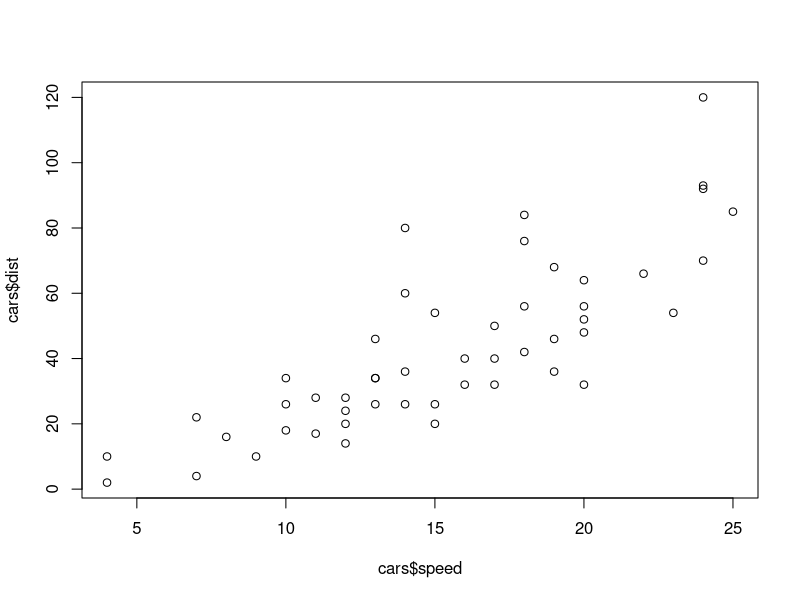
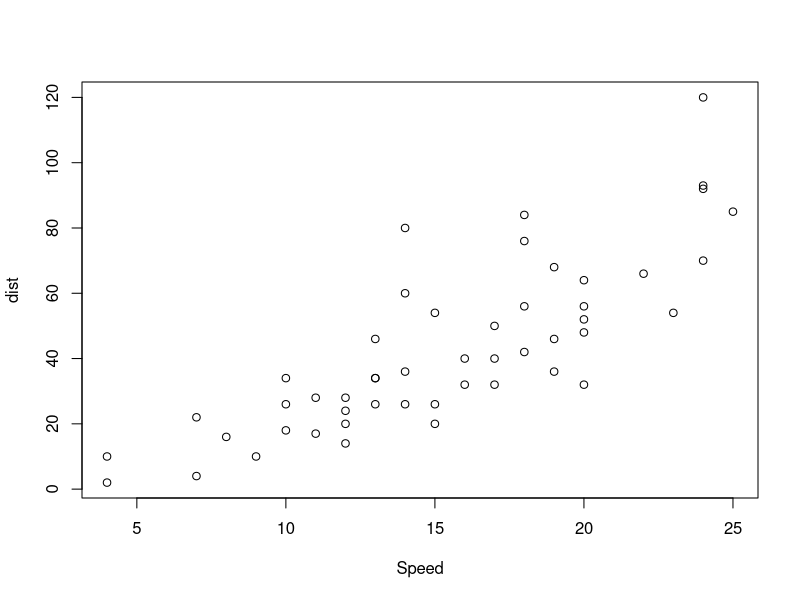
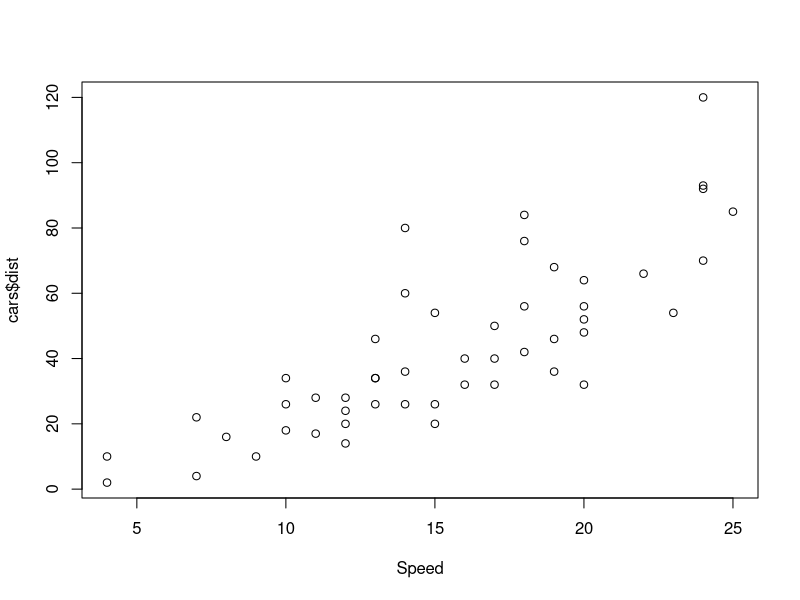
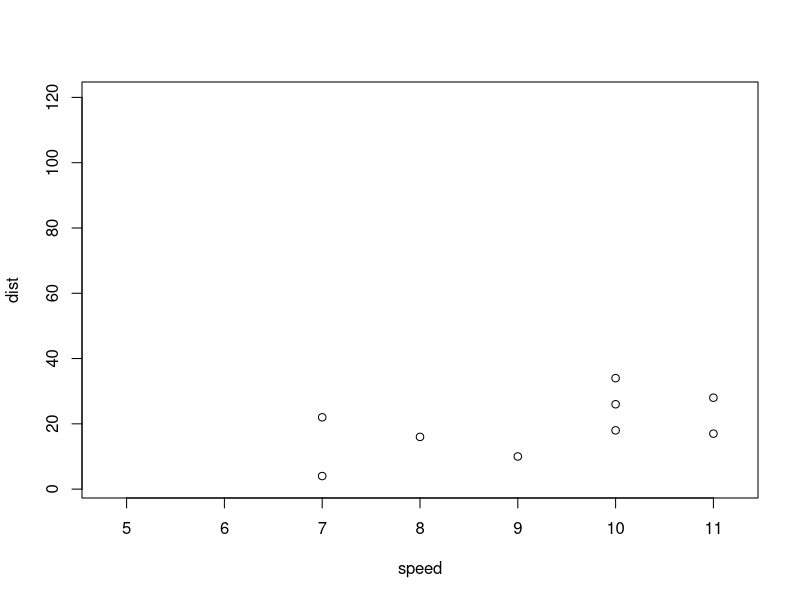

These figures' R source, in order:
data(cars)
head(cars)
plot(x = cars$speed, y = cars$dist)

plot(x = cars$speed, y = cars$dist, xlab = "Speed", ylab="dist")
plot(x = cars$speed, y = cars$dist, xlab = "Speed")


plot(cars, xlim = c(8, 8))
